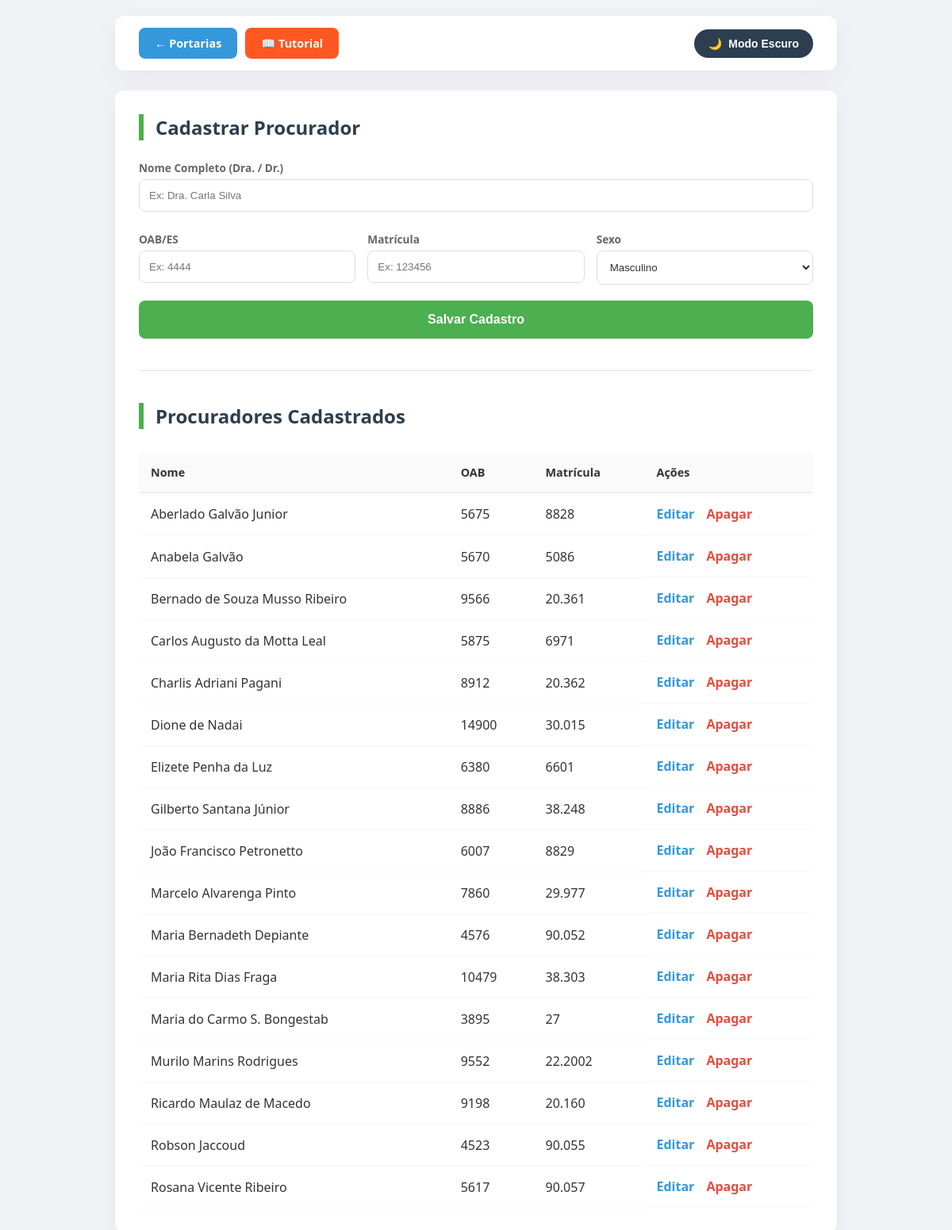
The page /procuradores.php on the database its author committed.
### tables this page shows
CREATE TABLE cadastro_procuradores(
    id INTEGER PRIMARY KEY AUTOINCREMENT,
    nome TEXT NOT NULL,
    oab TEXT,
    sexo TEXT,
    matricula TEXT,
    email TEXT,
    status TEXT DEFAULT 'Ativo'
);

### procuradores.php (the view, shortened to what this page needs)
<?php
$db = new SQLite3('data/portarias.db');
$db->exec("CREATE TABLE IF NOT EXISTS cadastro_procuradores(
    id INTEGER PRIMARY KEY AUTOINCREMENT,
    nome TEXT,
    oab TEXT,
    matricula TEXT,
    sexo TEXT
)");
$edit_data = null;
?>
<!DOCTYPE html>
<html lang="pt-br">
<head>
</head>
<body>
    <header class="header-actions">
        <div style="display:flex; gap:10px;">
            <a href="index.php" class="btn-voltar">← Portarias</a>
            <a href="tutorial.php" class="btn-tutorial">📖 Tutorial</a>
        </div>
        <button class="dark-toggle" id="btnDark" onclick="toggleDarkMode()">
            <span id="dark-icon">🌙</span> <span id="dark-text">Modo Escuro</span>
        </button>
    </header>
    <div class="card">
        <h2><?php echo $edit_data ? 'Editar Procurador' : 'Cadastrar Procurador'; ?></h2>
        <form method="post">
            <label>Nome Completo (Dra. / Dr.)</label>
            <input type="text" name="nome" value="<?php echo htmlspecialchars($edit_data['nome'] ?? ''); ?>" placeholder="Ex: Dra. Carla Silva" required>
            <div style="display: flex; gap: 15px;">
                <div style="flex: 1;">
                    <label>OAB/ES</label>
                    <input type="text" name="oab" value="<?php echo htmlspecialchars($edit_data['oab'] ?? ''); ?>" placeholder="Ex: 4444" required>
                </div>
                <div style="flex: 1;">
                    <label>Matrícula</label>
                    <input type="text" name="matricula" value="<?php echo htmlspecialchars($edit_data['matricula'] ?? ''); ?>" placeholder="Ex: 123456" required>
                </div>
                <div style="flex: 1;">
                    <label>Sexo</label>
                    <select name="sexo" required>
                        <option value="M" <?php echo (isset($edit_data['sexo']) && $edit_data['sexo'] == 'M') ? 'selected' : ''; ?>>Masculino</option>
                    </select>
                </div>
            </div>
            <button type="submit" name="salvar_procurador" class="btn-submit">
                <?php echo $edit_data ? 'Atualizar Cadastro' : 'Salvar Cadastro'; ?>
            </button>
        </form>
        <hr style="margin: 40px 0; border: 0; border-top: 1px solid rgba(0,0,0,0.1);">
        <h2>Procuradores Cadastrados</h2>
        <table>
            <thead>
                <tr>
                    <th>Nome</th>
                    <th>OAB</th>
                    <th>Matrícula</th>
                    <th>Ações</th>
                </tr>
            </thead>
            <tbody>
                <?php
                $res = $db->query("SELECT * FROM cadastro_procuradores ORDER BY nome ASC");
                while($row = $res->fetchArray()){
                    echo "<tr>
                        <td>{$row['nome']}</td>
                        <td>{$row['oab']}</td>
                        <td>{$row['matricula']}</td>
                        <td class='action-links'>
                            <a href='?editar={$row['id']}' class='edit-btn'>Editar</a>
                            <span class='del-btn' onclick='abrirModalExcluir({$row['id']})'>Apagar</span>
                        </td>
                    </tr>";
                }
                ?>
            </tbody>
        </table>
    </div>
</body>
</html>

### procuradores.php (style rules this page uses)
:root { --primary-color: #2c3e50; --secondary-color: #4CAF50; --accent-color: #ff5722; --bg-body: #f0f2f5; --bg-card: #ffffff; --text-main: #333; --border-radius: 12px; --shadow: 0 8px 30px rgba(0,0,0,0.05); }
body { font-family: 'Segoe UI', Roboto, sans-serif; background: var(--bg-body); margin: 0; padding: 20px; color: var(--text-main); transition: 0.3s; }
.header-actions { display: flex; justify-content: space-between; align-items: center; background: var(--bg-card); padding: 15px 30px; border-radius: var(--border-radius); box-shadow: var(--shadow); margin-bottom: 25px; max-width: 850px; margin-left: auto; margin-right: auto; }
.card { background: var(--bg-card); padding: 30px; border-radius: var(--border-radius); box-shadow: var(--shadow); max-width: 850px; margin: auto; }
h2 { color: var(--primary-color); margin: 0 0 25px 0; font-size: 1.5rem; border-left: 6px solid var(--secondary-color); padding-left: 15px; }
.btn-voltar, .btn-tutorial { color: white !important; padding: 10px 20px; border-radius: 8px; text-decoration: none; font-weight: bold; font-size: 0.9em; transition: 0.2s; display: inline-flex; align-items: center; gap: 8px; }
.btn-voltar { background: #3498db; }
.btn-tutorial { background: var(--accent-color); }
.dark-toggle { cursor: pointer; background: var(--primary-color); color: white; border: none; padding: 10px 18px; border-radius: 50px; font-size: 14px; display: flex; align-items: center; gap: 8px; transition: 0.4s; font-weight: 600; }
form label { display: block; font-weight: 600; margin: 15px 0 5px 0; font-size: 0.85em; color: #666; }
input, select { width: 100%; padding: 12px; margin-bottom: 10px; border-radius: 8px; border: 1px solid #ddd; box-sizing: border-box; background: var(--bg-card); color: var(--text-main); }
.btn-submit { background: var(--secondary-color); color: white; font-weight: bold; cursor: pointer; border: none; padding: 15px; border-radius: 8px; width: 100%; margin-top: 10px; font-size: 1rem; }
table { width: 100%; border-collapse: collapse; margin-top: 30px; }
th { background: rgba(0,0,0,0.02); padding: 15px; text-align: left; border-bottom: 2px solid #eee; font-size: 0.9em; }
td { padding: 15px; border-bottom: 1px solid rgba(0,0,0,0.03); }
.action-links { display: flex; gap: 15px; font-weight: bold; }
.edit-btn { color: #3498db; text-decoration: none; }
.del-btn { color: #e74c3c; text-decoration: none; cursor: pointer; }

### rows shown on the page
cadastro_procuradores: nome "Aberlado Galvão Junior", oab "5675", matricula "8828"
cadastro_procuradores: nome "Anabela Galvão", oab "5670", matricula "5086"
cadastro_procuradores: nome "Bernado de Souza Musso Ribeiro", oab "9566", matricula "20.361"
cadastro_procuradores: nome "Carlos Augusto da Motta Leal", oab "5875", matricula "6971"
cadastro_procuradores: nome "Charlis Adriani Pagani", oab "8912", matricula "20.362"
cadastro_procuradores: nome "Dione de Nadai", oab "14900", matricula "30.015"
cadastro_procuradores: nome "Elizete Penha da Luz", oab "6380", matricula "6601"
cadastro_procuradores: nome "Gilberto Santana Júnior", oab "8886", matricula "38.248"
cadastro_procuradores: nome "João Francisco Petronetto", oab "6007", matricula "8829"
cadastro_procuradores: nome "Marcelo Alvarenga Pinto", oab "7860", matricula "29.977"
cadastro_procuradores: nome "Maria Bernadeth Depiante", oab "4576", matricula "90.052"
cadastro_procuradores: nome "Maria Rita Dias Fraga", oab "10479", matricula "38.303"
cadastro_procuradores: nome "Maria do Carmo S. Bongestab", oab "3895", matricula "27"
cadastro_procuradores: nome "Murilo Marins Rodrigues", oab "9552", matricula "22.2002"
cadastro_procuradores: nome "Ricardo Maulaz de Macedo", oab "9198", matricula "20.160"
cadastro_procuradores: nome "Robson Jaccoud", oab "4523", matricula "90.055"
cadastro_procuradores: nome "Rosana Vicente Ribeiro", oab "5617", matricula "90.057"
